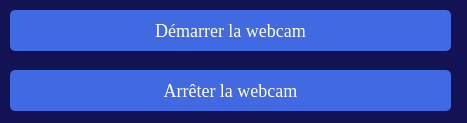
<?xml version="1.0" encoding="UTF-8"?>
<ui version="4.0">
 <class>Form</class>
 <widget class="QWidget" name="Form">
  <property name="geometry">
   <rect>
    <x>0</x>
    <y>0</y>
    <width>467</width>
    <height>123</height>
   </rect>
  </property>
  <property name="windowTitle">
   <string>Webcam</string>
  </property>
  <property name="styleSheet">
   <string notr="true">QWidget{

background-color: #121254 ;}
</string>
  </property>
  <widget class="QPushButton" name="startButton">
   <property name="geometry">
    <rect>
     <x>10</x>
     <y>10</y>
     <width>441</width>
     <height>41</height>
    </rect>
   </property>
   <property name="cursor">
    <cursorShape>PointingHandCursor</cursorShape>
   </property>
   <property name="styleSheet">
    <string notr="true">QPushButton {
  background: #4169E1 ;
  background-image: -webkit-linear-gradient(top, #4a4f96, #2d95d6);
  background-image: -moz-linear-gradient(top, #4a4f96, #2d95d6);
  background-image: -ms-linear-gradient(top, #4a4f96, #2d95d6);
  background-image: -o-linear-gradient(top, #4a4f96, #2d95d6);
  background-image: linear-gradient(to bottom, #4a4f96, #2d95d6);
  -webkit-border-radius: 5;
  -moz-border-radius: 5;
  border-radius: 5px;
  text-shadow: 10px 1px 3px #666666;
  font-family: Georgia;
  color: #ffffff;
  font-size: 18px;
  padding: 10px 20px 10px 20px;
  text-decoration: none;
}
QPushButton:hover {
  background: #4f5a64;
  background-image: -webkit-linear-gradient(top, #3cb0fd, #3498db);
  background-image: -moz-linear-gradient(top, #3cb0fd, #3498db);
  background-image: -ms-linear-gradient(top, #3cb0fd, #3498db);
  background-image: -o-linear-gradient(top, #3cb0fd, #3498db);
  background-image: linear-gradient(to bottom, #3cb0fd, #3498db);
  text-decoration: none;
}

</string>
   </property>
   <property name="text">
    <string>Démarrer la webcam</string>
   </property>
  </widget>
  <widget class="QPushButton" name="stopButton">
   <property name="geometry">
    <rect>
     <x>10</x>
     <y>70</y>
     <width>441</width>
     <height>41</height>
    </rect>
   </property>
   <property name="cursor">
    <cursorShape>PointingHandCursor</cursorShape>
   </property>
   <property name="styleSheet">
    <string notr="true">QPushButton {
  background: #4169E1 ;
  background-image: -webkit-linear-gradient(top, #4a4f96, #2d95d6);
  background-image: -moz-linear-gradient(top, #4a4f96, #2d95d6);
  background-image: -ms-linear-gradient(top, #4a4f96, #2d95d6);
  background-image: -o-linear-gradient(top, #4a4f96, #2d95d6);
  background-image: linear-gradient(to bottom, #4a4f96, #2d95d6);
  -webkit-border-radius: 5;
  -moz-border-radius: 5;
  border-radius: 5px;
  text-shadow: 10px 1px 3px #666666;
  font-family: Georgia;
  color: #ffffff;
  font-size: 18px;
  padding: 10px 20px 10px 20px;
  text-decoration: none;
}
QPushButton:hover {
  background: #4f5a64;
  background-image: -webkit-linear-gradient(top, #3cb0fd, #3498db);
  background-image: -moz-linear-gradient(top, #3cb0fd, #3498db);
  background-image: -ms-linear-gradient(top, #3cb0fd, #3498db);
  background-image: -o-linear-gradient(top, #3cb0fd, #3498db);
  background-image: linear-gradient(to bottom, #3cb0fd, #3498db);
  text-decoration: none;
}

</string>
   </property>
   <property name="text">
    <string>Arrêter la webcam</string>
   </property>
  </widget>
 </widget>
 <resources/>
 <connections/>
</ui>
